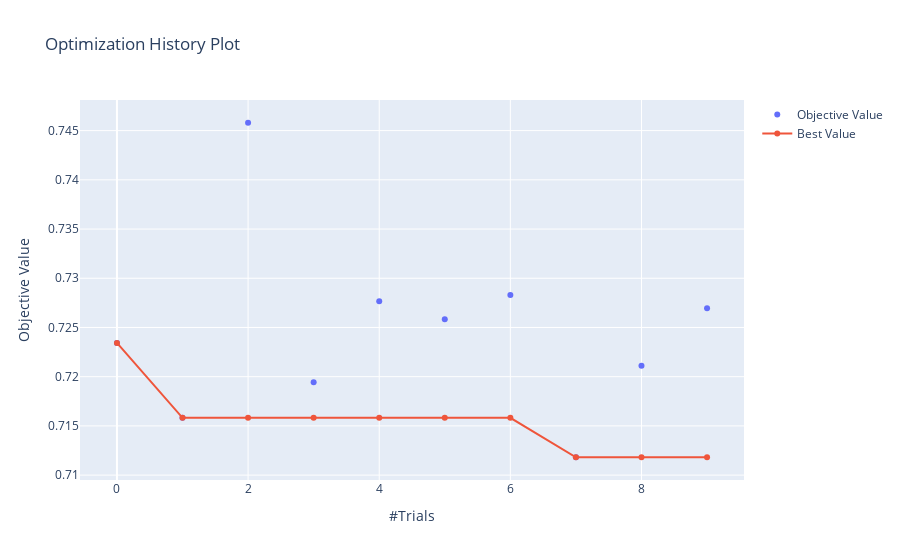

The cell this chart's notebook holds for it:
### Markdown cell above
## Step 3: Visualize learning

### Code cell
# shows the scores from all trials
optuna.visualization.plot_optimization_history(study)

### Figure 1 — Plotly figure (JSON) as saved in the notebook; plotly's stock layout.template omitted (floating-point values rounded to 4 significant figures)
{"data": [{"mode": "markers", "name": "Objective Value", "type": "scatter", "x": [0, 1, 2, 3, 4, 5, 6, 7, 8, 9], "y": [0.7234, 0.7158, 0.7458, 0.7194, 0.7277, 0.7258, 0.7283, 0.7118, 0.7211, 0.7269]}, {"name": "Best Value", "type": "scatter", "x": [0, 1, 2, 3, 4, 5, 6, 7, 8, 9], "y": [0.7234, 0.7158, 0.7158, 0.7158, 0.7158, 0.7158, 0.7158, 0.7118, 0.7118, 0.7118]}], "layout": {"title": {"text": "Optimization History Plot"}, "xaxis": {"title": {"text": "#Trials"}}, "yaxis": {"title": {"text": "Objective Value"}}}}
